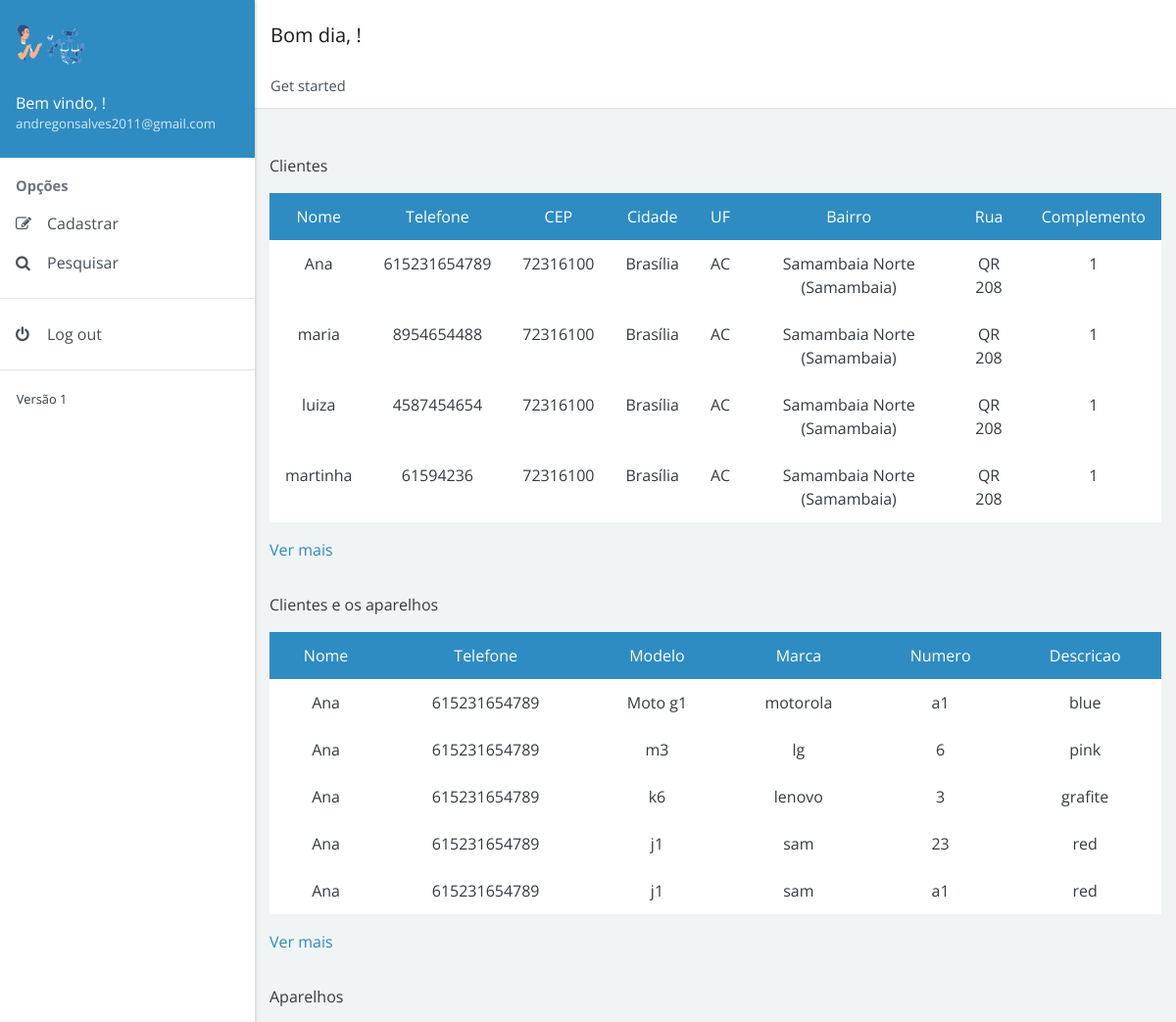
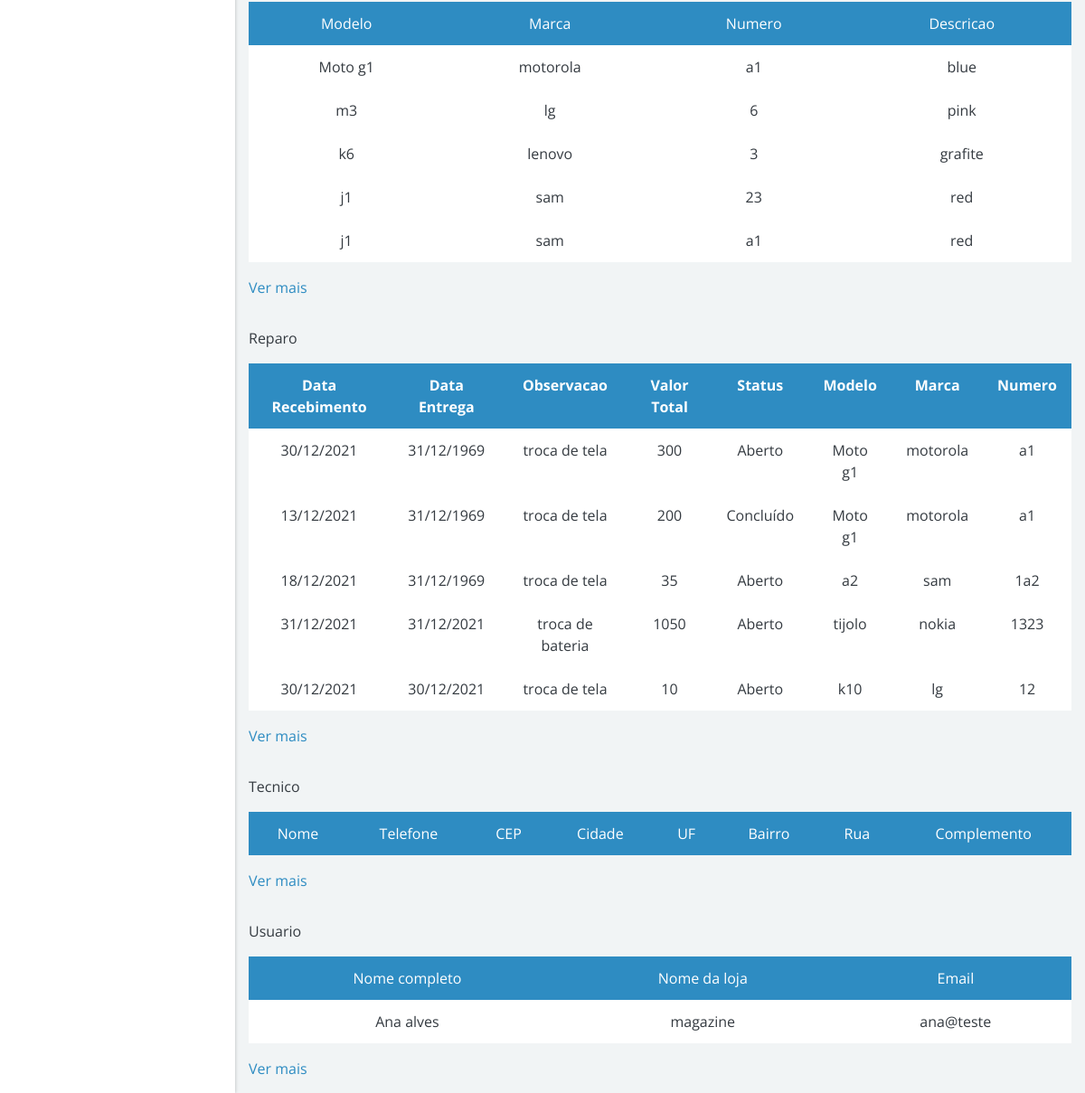
Page /controle/controle.php (signed in) on the committed database (2 pictures, top to bottom).
### tables this page shows
CREATE TABLE `cliente` (
  `id_cliente` int(11) NOT NULL,
  `nome_completo` varchar(255) DEFAULT NULL,
  `email_cliente` varchar(255) NOT NULL,
  `telefone_celular` varchar(17) DEFAULT NULL,
  `telefone_contato` varchar(17) DEFAULT NULL,
  `endereco_id_endereco` int(11) NOT NULL,
  `login_id_login` int(11) NOT NULL
);

CREATE TABLE `endereco` (
  `id_endereco` int(11) NOT NULL,
  `cep` varchar(10) DEFAULT NULL,
  `cidade` varchar(255) DEFAULT NULL,
  `uf` varchar(2) DEFAULT NULL,
  `bairro` varchar(255) DEFAULT NULL,
  `rua` varchar(255) DEFAULT NULL,
  `complemento` varchar(255) DEFAULT NULL
);

CREATE TABLE `cliente_eletronico` (
  `cliente_id_cliente` int(11) NOT NULL,
  `eletronico_id_eletronico` int(11) NOT NULL
);

CREATE TABLE `eletronico` (
  `id_eletronico` int(11) NOT NULL,
  `modelo` varchar(255) DEFAULT NULL,
  `marca` varchar(255) DEFAULT NULL,
  `numero` varchar(50) DEFAULT NULL,
  `descricao` varchar(255) DEFAULT NULL
);

CREATE TABLE `reparo` (
  `id_reparo` int(11) NOT NULL,
  `data_recebimento` date DEFAULT NULL,
  `data_previsao` date DEFAULT NULL,
  `data_entrega` date DEFAULT NULL,
  `observacao` varchar(255) DEFAULT NULL,
  `mao_obra` float DEFAULT NULL,
  `custo_peca` float DEFAULT NULL,
  `valor_total` float DEFAULT NULL,
  `status_id_status` int(11) NOT NULL,
  `tecnico_id_tecnico` int(11) NOT NULL,
  `eletronico_id_eletronico` int(11) NOT NULL
);

CREATE TABLE `statu` (
  `id_status` int(11) NOT NULL,
  `nome_status` varchar(255) DEFAULT NULL
);

### controle/controle.php (the view, shortened to what this page needs)
<!doctype html>
<html lang="pt-br">
<head>
  <link rel="stylesheet" href="https://cdnjs.cloudflare.com/ajax/libs/font-awesome/4.7.0/css/font-awesome.min.css">
  <link href="../dist/admin4b.min.css?v=2.1.0" rel="stylesheet">
  <link href="../dist/admin4b.min.css" rel="stylesheet" type="text/css" />
</head>
<body>
  <div class="app">
    <div class="app-sidebar">
      <div class="sidebar-header">
        <img src="../images/principal3.png" width="70px" alt="Imagem de entrada"><br>
        <div class="username"><span>Bem vindo, <?php session_start();
                                                echo $_SESSION['nome_completo']; ?>!</span>
          <small><?php echo $_SESSION['email_usuario']; ?> </small>
        </div>
      </div>
      <div id="sidebar-nav" class="sidebar-nav">
        <span class="sidebar-nav-header">Opções</span>
        <ul>
          <li><a href="#forms" data-toggle="collapse"><span class="sidebar-nav-icon fa fa-pencil-square-o"></span> <span class="sidebar-nav-text">Cadastrar</span></a>
          </li>
          <li><a href="#search" data-toggle="collapse"><span class="sidebar-nav-icon fa fa-search"></span> <span class="sidebar-nav-text">Pesquisar</span></a>
          </li>
        </ul>
        <hr>
        <ul>
          <li><a href="../controll/crud/sair.php"><span class="sidebar-nav-icon fa fa-power-off"></span> <span class="sidebar-nav-text">Log out</span></a></li>
        </ul>
        <hr>
        <small>Versão 1</small>
      </div>
    </div>
    <div class="app-content">
      <div class="content-header">
        <nav class="navbar navbar-expand navbar-light bg-white">
          <div class="navbar-brand">
            <?php
            $hora_do_dia = date("H");
            if (($hora_do_dia >= 00) && ($hora_do_dia <= 12)) {
              echo "Bom dia, ";
            } else if (($hora_do_dia >= 12) && ($hora_do_dia <= 18)) {
              echo "Boa tarde, ";
            } else {
              echo "Boa noite, ";
            }
            ?>!
          </div>
        </nav>
        <nav>
          <ol class="breadcrumb">
            <li class="breadcrumb-item">Get started</li>
          </ol>
        </nav>
      </div>
      <div class="content-body">
        <div class="container">
          <div class="align-items-center">
            <div class="" style="margin-top: 2em">
              <p>Clientes</p>
              <table class="table table-bordered table-hover text-center">
                <tr class="bg bg-primary text-white text-center">
                  <td>Nome</td>
                  <td>Telefone</td>
                  <td>CEP</td>
                  <td>Cidade</td>
                  <td>UF</td>
                  <td>Bairro</td>
                  <td>Rua</td>
                  <td>Complemento</td>
                </tr>
                <?php
                include_once '../controll/crud/conexao.php';
                $pesquisa = $conexao->query("SELECT * FROM cliente INNER JOIN endereco ON endereco_id_endereco = id_endereco INNER JOIN login ON cliente.login_id_login = login.id_login LIMIT 5");
                while ($tabela = $pesquisa->fetch()) {
                  $nome = $tabela['nome_completo'];
                  $telefone = $tabela['telefone_celular'];
                  $cep = $tabela['cep'];
                  $cidade = $tabela['cidade'];
                  $uf = $tabela['uf'];
                  $bairro = $tabela['bairro'];
                  $rua = $tabela['rua'];
                  $complemento = $tabela['complemento'];
                ?>
                  <tr class="text-center">
                    <td>
                      <?= $nome ?>
                    </td>
                    <td>
                      <?= $telefone ?>
                    </td>
                    <td>
                      <?= $cep ?>
                    </td>
                    <td>
                      <?= $cidade ?>
                    </td>
                    <td>
                      <?= $uf ?>
                    </td>
                    <td>
                      <?= $bairro ?>
                    </td>
                    <td>
                      <?= $rua ?>
                    </td>
                    <td>
                      <?= $complemento ?>
                    </td>
                  </tr>
                <?php
                }
                ?>
              </table>
              <a href="./view/pesquisar/pesquisa_cliente.php">Ver mais</a>
            </div>
          </div>
          <div class="align-items-center">
            <div class="" style="margin-top: 2em">
              <p>Clientes e os aparelhos</p>
              <table class="table table-bordered table-hover text-center">
                <tr class="bg bg-primary text-white text-center">
                  <td>Nome</td>
                  <td>Telefone</td>
                  <td>Modelo</td>
                  <td>Marca</td>
                  <td>Numero</td>
                  <td>Descricao</td>
                </tr>
                <?php
                $pesquisa = $conexao->query("SELECT * FROM cliente_eletronico INNER JOIN cliente ON cliente.id_cliente = cliente_eletronico.cliente_id_cliente
                INNER JOIN eletronico ON eletronico.id_eletronico = cliente_eletronico.eletronico_id_eletronico INNER JOIN login ON cliente.login_id_login = login.id_login LIMIT 5");
                while ($resultado = $pesquisa->fetch()) {
                  $nome = $resultado['nome_completo'];
                  $telefone = $resultado['telefone_celular'];
                  $modelo = $resultado['modelo'];
                  $marca = $resultado['marca'];
                  $numero = $resultado['numero'];
                  $descricao = $resultado['descricao'];
                ?>
                  <tr class="text-center">
                    <td>
                      <?= $nome ?>
                    </td>
                    <td>
                      <?= $telefone ?>
                    </td>
                    <td>
                      <?= $modelo ?>
                    </td>
                    <td>
                      <?= $marca ?>
                    </td>
                    <td>
                      <?= $numero ?>
                    </td>
                    <td>
                      <?= $descricao ?>
                    </td>
                  </tr>
                <?php
                }
                ?>
              </table>
              <a href="./view/pesquisar/pesquisa_cliente_aparelho.php">Ver mais</a>
            </div>
          </div>
          <div class="align-items-center">
            <div class="" style="margin-top: 2em">
              <p>Aparelhos</p>
              <table class="table table-bordered table-hover text-center">
                <tr class="bg bg-primary text-white text-center">
                  <td>Modelo</td>
                  <td>Marca</td>
                  <td>Numero</td>
                  <td>Descricao</td>
                </tr>
                <?php
                $pesquisa = $conexao->query("SELECT * FROM eletronico INNER JOIN cliente_eletronico ON cliente_eletronico.eletronico_id_eletronico = eletronico.id_eletronico
                INNER JOIN cliente ON cliente.id_cliente = cliente_eletronico.cliente_id_cliente
                INNER JOIN login ON cliente.login_id_login = login.id_login LIMIT 5");
                while ($resultado = $pesquisa->fetch()) {
                  $modelo = $resultado['modelo'];
                  $marca = $resultado['marca'];
                  $numero = $resultado['numero'];
                  $descricao = $resultado['descricao'];
                ?>
                  <tr class="text-center">
                    <td>
                      <?= $modelo ?>
                    </td>
                    <td>
                      <?= $marca ?>
                    </td>
                    <td>
                      <?= $numero ?>
                    </td>
                    <td>
                      <?= $descricao ?>
                    </td>
                  </tr>
                <?php
                }
                ?>
              </table>
              <a href="./view/pesquisar/pesquisa_aparelho.php">Ver mais</a>
            </div>
          </div>
          <div class="align-items-center">
            <div class="" style="margin-top: 2em">
              <p>Reparo</p>
              <table class="table table-bordered table-hover text-center">
                <tr class="bg bg-primary text-white text-center">
                  <th>Data Recebimento</th>
                  <th>Data Entrega</th>
                  <th>Observacao</th>
                  <th>Valor Total</th>
                  <th>Status</th>
                  <th>Modelo</th>
                  <th>Marca</th>
                  <th>Numero</th>
                </tr>
                <?php
                $pesquisa = $conexao->query("SELECT * FROM `reparo` INNER JOIN statu ON reparo.status_id_status = statu.id_status
                INNER JOIN tecnico  ON reparo.tecnico_id_tecnico = tecnico.id_tecnico INNER JOIN eletronico ON reparo.eletronico_id_eletronico = eletronico.id_eletronico
                INNER JOIN endereco ON tecnico.endereco_id_endereco = endereco.id_endereco INNER JOIN cliente_eletronico ON cliente_eletronico.eletronico_id_eletronico = eletronico.id_eletronico
                INNER JOIN cliente ON cliente.id_cliente = cliente_eletronico.cliente_id_cliente INNER JOIN login ON cliente.login_id_login = login.id_login LIMIT 5 ");
                while ($linha = $pesquisa->fetch()) {
                  $data1 = $linha['data_recebimento'];
                  $data_recebimento = date('d/m/Y', strtotime($data1));
                  $data3 = $linha['data_entrega'];
                  $data_entrega = date('d/m/Y', strtotime($data3));
                  $observacao = $linha['observacao'];
                  $valor_total = $linha['valor_total'];
                  $nome_status = $linha['nome_status'];
                  $modelo = $linha['modelo'];
                  $marca = $linha['marca'];
                  $numero = $linha['numero'];
                ?>
                  <tr class="text-center">
                    <td>
                      <?= $data_recebimento ?>
                    </td>
                    <td>
                      <?= $data_entrega ?>
                    </td>
                    <td>
                      <?= $observacao ?>
                    </td>
                    <td>
                      <?= $valor_total ?>
                    </td>
                    <td>
                      <?= $nome_status ?>
                    </td>
                    <td>
                      <?= $modelo ?>
                    </td>
                    <td>
                      <?= $marca ?>
                    </td>
                    <td>
                      <?= $numero ?>
                    </td>
                  </tr>
                <?php
                }
                ?>
              </table>
              <a href="./view/pesquisar/pesquisa_reparo.php">Ver mais</a>
            </div>
          </div>
          <div class="align-items-center">
            <div class="" style="margin-top: 2em">
              <p>Tecnico</p>
              <table class="table table-bordered table-hover text-center">
                <tr class="bg bg-primary text-white text-center">
                  <td>Nome</td>
                  <td>Telefone</td>
                  <td>CEP</td>
                  <td>Cidade</td>
                  <td>UF</td>
                  <td>Bairro</td>
                  <td>Rua</td>
                  <td>Complemento</td>
                </tr>
              </table>
              <a href="./view/pesquisar/pesquisa_tecnico.php">Ver mais</a>
            </div>
          </div>
          <div class="align-items-center">
            <div class="" style="margin-top: 2em">
              <p>Usuario</p>
              <table class="table table-bordered table-hover text-center">
                <tr class="bg bg-primary text-white text-center">
                  <td>Nome completo</td>
                  <td>Nome da loja</td>
                  <td>Email</td>
                </tr>
                <?php
                $pesquisa = $conexao->query("SELECT * FROM `login` ORDER BY nome_completo_login ASC LIMIT 5");
                while ($resultado = $pesquisa->fetch()) {
                  $nome_completo_login = $resultado['nome_completo_login'];
                  $nome_loja = $resultado['nome_loja'];
                  $email_usuario = $resultado['email_usuario'];
                ?>
                  <tr class="text-center">
                    <td>
                      <?= $nome_completo_login ?>
                    </td>
                    <td>
                      <?= $nome_loja ?>
                    </td>
                    <td>
                      <?= $email_usuario ?>
                    </td>
                  </tr>
                <?php
                }
                ?>
              </table>
              <a href="./view/pesquisar/pesquisa_usuario.php">Ver mais</a>
            </div>
          </div>
        </div>
      </div>
</body>
</html>

### rows in the picture
cliente: nome_completo "Ana", telefone_celular "615231654789", endereco_id_endereco.cep "72316100", endereco_id_endereco.cidade "Brasília", endereco_id_endereco.uf "AC", endereco_id_endereco.bairro "Samambaia Norte (Samambaia)", endereco_id_endereco.rua "QR 208", endereco_id_endereco.complemento "1"
cliente: nome_completo "maria", telefone_celular "8954654488", endereco_id_endereco.cep "72316100", endereco_id_endereco.cidade "Brasília", endereco_id_endereco.uf "AC", endereco_id_endereco.bairro "Samambaia Norte (Samambaia)", endereco_id_endereco.rua "QR 208", endereco_id_endereco.complemento "1"
cliente: nome_completo "luiza", telefone_celular "4587454654", endereco_id_endereco.cep "72316100", endereco_id_endereco.cidade "Brasília", endereco_id_endereco.uf "AC", endereco_id_endereco.bairro "Samambaia Norte (Samambaia)", endereco_id_endereco.rua "QR 208", endereco_id_endereco.complemento "1"
cliente: nome_completo "martinha", telefone_celular "61594236", endereco_id_endereco.cep "72316100", endereco_id_endereco.cidade "Brasília", endereco_id_endereco.uf "AC", endereco_id_endereco.bairro "Samambaia Norte (Samambaia)", endereco_id_endereco.rua "QR 208", endereco_id_endereco.complemento "1"
cliente_eletronico: cliente_id_cliente.nome_completo "Ana", cliente_id_cliente.telefone_celular "615231654789", eletronico_id_eletronico.modelo "Moto g1", eletronico_id_eletronico.marca "motorola", eletronico_id_eletronico.numero "a1", eletronico_id_eletronico.descricao "blue"
cliente_eletronico: cliente_id_cliente.nome_completo "Ana", cliente_id_cliente.telefone_celular "615231654789", eletronico_id_eletronico.modelo "m3", eletronico_id_eletronico.marca "lg", eletronico_id_eletronico.numero "6", eletronico_id_eletronico.descricao "pink"
cliente_eletronico: cliente_id_cliente.nome_completo "Ana", cliente_id_cliente.telefone_celular "615231654789", eletronico_id_eletronico.modelo "k6", eletronico_id_eletronico.marca "lenovo", eletronico_id_eletronico.numero "3", eletronico_id_eletronico.descricao "grafite"
cliente_eletronico: cliente_id_cliente.nome_completo "Ana", cliente_id_cliente.telefone_celular "615231654789", eletronico_id_eletronico.modelo "j1", eletronico_id_eletronico.marca "sam", eletronico_id_eletronico.numero "23", eletronico_id_eletronico.descricao "red"
cliente_eletronico: cliente_id_cliente.nome_completo "Ana", cliente_id_cliente.telefone_celular "615231654789", eletronico_id_eletronico.modelo "j1", eletronico_id_eletronico.marca "sam", eletronico_id_eletronico.numero "a1", eletronico_id_eletronico.descricao "red"
eletronico: modelo "Moto g1", marca "motorola", numero "a1", descricao "blue"
eletronico: modelo "m3", marca "lg", numero "6", descricao "pink"
eletronico: modelo "k6", marca "lenovo", numero "3", descricao "grafite"
eletronico: modelo "j1", marca "sam", numero "23", descricao "red"
eletronico: modelo "j1", marca "sam", numero "a1", descricao "red"
reparo: observacao "troca de tela", valor_total "300", status_id_status.nome_status "Aberto", eletronico_id_eletronico.modelo "Moto g1", eletronico_id_eletronico.marca "motorola", eletronico_id_eletronico.numero "a1"
reparo: observacao "troca de tela", valor_total "200", status_id_status.nome_status "Concluído", eletronico_id_eletronico.modelo "Moto g1", eletronico_id_eletronico.marca "motorola", eletronico_id_eletronico.numero "a1"
reparo: observacao "troca de tela", valor_total "35", status_id_status.nome_status "Aberto", eletronico_id_eletronico.modelo "a2", eletronico_id_eletronico.marca "sam", eletronico_id_eletronico.numero "1a2"
reparo: observacao "troca de bateria", valor_total "1050", status_id_status.nome_status "Aberto", eletronico_id_eletronico.modelo "tijolo", eletronico_id_eletronico.marca "nokia", eletronico_id_eletronico.numero "1323"
reparo: observacao "troca de tela", valor_total "10", status_id_status.nome_status "Aberto", eletronico_id_eletronico.modelo "k10", eletronico_id_eletronico.marca "lg", eletronico_id_eletronico.numero "12"

### other values in the picture
$_SESSION['email_usuario'] "andregonsalves2011@gmail.com"
$nome_completo_login "Ana alves"
$nome_loja "magazine"
$email_usuario "ana@teste"
